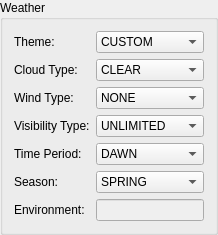
         <widget class="QGroupBox" name="weatherGroupBox">
          <property name="title">
           <string>Weather</string>
          </property>
          <layout class="QGridLayout" name="gridLayout_25">
           <item row="0" column="0">
            <widget class="QLabel" name="label_75">
             <property name="text">
              <string>Theme:</string>
             </property>
            </widget>
           </item>
           <item row="0" column="1">
            <widget class="QComboBox" name="weatherThemeCombo">
             <item>
              <property name="text">
               <string>CUSTOM</string>
              </property>
             </item>
             <item>
              <property name="text">
               <string>CLEAR</string>
              </property>
             </item>
             <item>
              <property name="text">
               <string>FAIR</string>
              </property>
             </item>
             <item>
              <property name="text">
               <string>FOGGY</string>
              </property>
             </item>
             <item>
              <property name="text">
               <string>RAINY</string>
              </property>
             </item>
            </widget>
           </item>
           <item row="1" column="0">
            <widget class="QLabel" name="label_72">
             <property name="text">
              <string>Cloud Type:</string>
             </property>
            </widget>
           </item>
           <item row="1" column="1">
            <widget class="QComboBox" name="weatherCloudCombo">
             <item>
              <property name="text">
               <string>CLEAR</string>
              </property>
             </item>
             <item>
              <property name="text">
               <string>FEW</string>
              </property>
             </item>
             <item>
              <property name="text">
               <string>SCATTERED</string>
              </property>
             </item>
             <item>
              <property name="text">
               <string>BROKEN</string>
              </property>
             </item>
             <item>
              <property name="text">
               <string>OVERCAST</string>
              </property>
             </item>
            </widget>
           </item>
           <item row="2" column="0">
            <widget class="QLabel" name="label_73">
             <property name="text">
              <string>Wind Type:</string>
             </property>
            </widget>
           </item>
           <item row="2" column="1">
            <widget class="QComboBox" name="weatherWindCombo">
             <item>
              <property name="text">
               <string>NONE</string>
              </property>
             </item>
             <item>
              <property name="text">
               <string>BREEZE</string>
              </property>
             </item>
             <item>
              <property name="text">
               <string>LIGHT</string>
              </property>
             </item>
             <item>
              <property name="text">
               <string>MODERATE</string>
              </property>
             </item>
             <item>
              <property name="text">
               <string>HEAVY</string>
              </property>
             </item>
             <item>
              <property name="text">
               <string>SEVERE</string>
              </property>
             </item>
            </widget>
           </item>
           <item row="3" column="0">
            <widget class="QLabel" name="label_74">
             <property name="text">
              <string>Visibility Type:</string>
             </property>
            </widget>
           </item>
           <item row="3" column="1">
            <widget class="QComboBox" name="weatherVisibilityCombo">
             <item>
              <property name="text">
               <string>UNLIMITED</string>
              </property>
             </item>
             <item>
              <property name="text">
               <string>FAR</string>
              </property>
             </item>
             <item>
              <property name="text">
               <string>MODERATE</string>
              </property>
             </item>
             <item>
              <property name="text">
               <string>LIMTED</string>
              </property>
             </item>
             <item>
              <property name="text">
               <string>CLOSE</string>
              </property>
             </item>
            </widget>
           </item>
           <item row="5" column="0">
            <widget class="QLabel" name="label_82">
             <property name="text">
              <string>Time Period:</string>
             </property>
            </widget>
           </item>
           <item row="5" column="1">
            <widget class="QComboBox" name="weatherTimeCombo">
             <item>
              <property name="text">
               <string>DAWN</string>
              </property>
             </item>
             <item>
              <property name="text">
               <string>DAY</string>
              </property>
             </item>
             <item>
              <property name="text">
               <string>DUSK</string>
              </property>
             </item>
             <item>
              <property name="text">
               <string>NIGHT</string>
              </property>
             </item>
            </widget>
           </item>
           <item row="6" column="0">
            <widget class="QLabel" name="label_83">
             <property name="text">
              <string>Season:</string>
             </property>
            </widget>
           </item>
           <item row="6" column="1">
            <widget class="QComboBox" name="weatherSeasonCombo">
             <item>
              <property name="text">
               <string>SPRING</string>
              </property>
             </item>
             <item>
              <property name="text">
               <string>SUMMER</string>
              </property>
             </item>
             <item>
              <property name="text">
               <string>FALL</string>
              </property>
             </item>
             <item>
              <property name="text">
               <string>WINTER</string>
              </property>
             </item>
            </widget>
           </item>
           <item row="7" column="0">
            <widget class="QLabel" name="label_84">
             <property name="text">
              <string>Environment:</string>
             </property>
            </widget>
           </item>
           <item row="7" column="1">
            <widget class="QLineEdit" name="weatherEnvEdit">
             <property name="enabled">
              <bool>false</bool>
             </property>
            </widget>
           </item>
          </layout>
         </widget>
